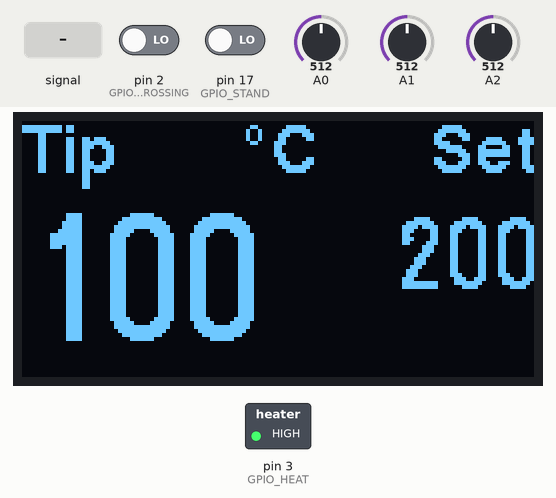
The sketch below on a simulated Arduino Uno, built with avr-gcc and run on an emulated ATmega328P. On the bench: 128×64 one-colour display, switched loads named in the sketch (green lamp = pin HIGH). The inputs (shaded band) are chosen by the test bench; at power-on: pin 2 (GPIO_ZEROCROSSING) LOW, A1 = 512, A0 = 512, A2 = 512, pin 17 (GPIO_STAND) LOW.

Above: at 1.2 s.
1.3 s: A1 fed a 200 Hz sine of ±81 counts around its level
At 1.37 s:
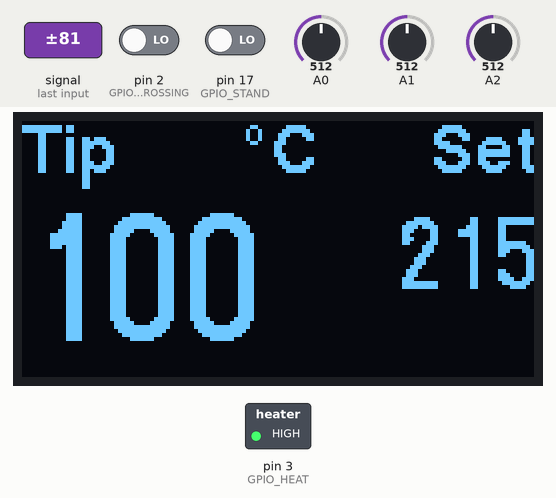
2.8 s: pin 2 (GPIO_ZEROCROSSING) driven HIGH
At 2.89 s:
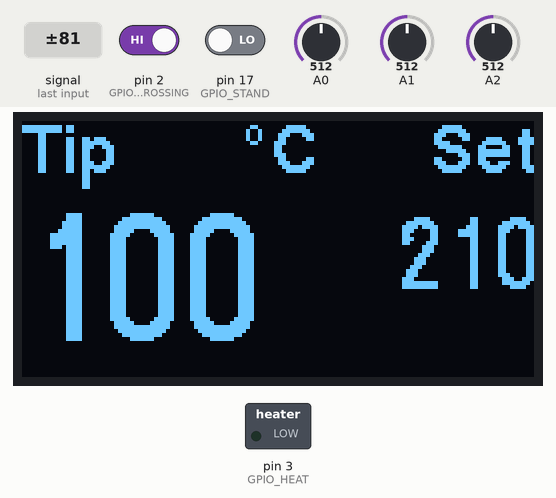
4.5 s: A1 set to 390
At 5.3 s:
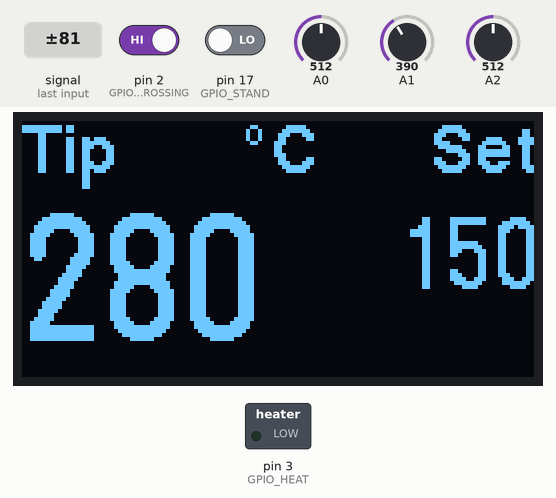
6.1 s: A1 set to 410
At 6.5 s:
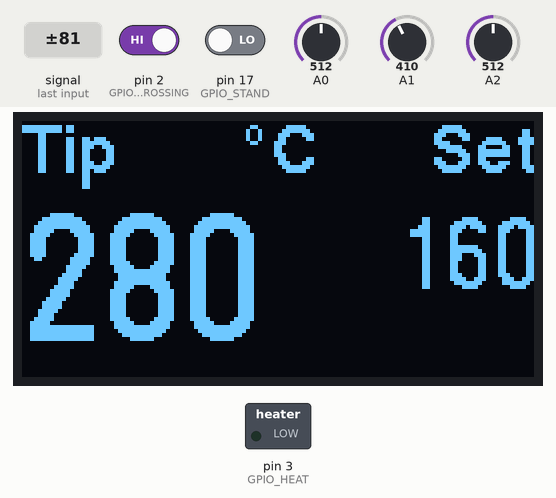
7.6 s: A1 set to 511
At 8.9 s:
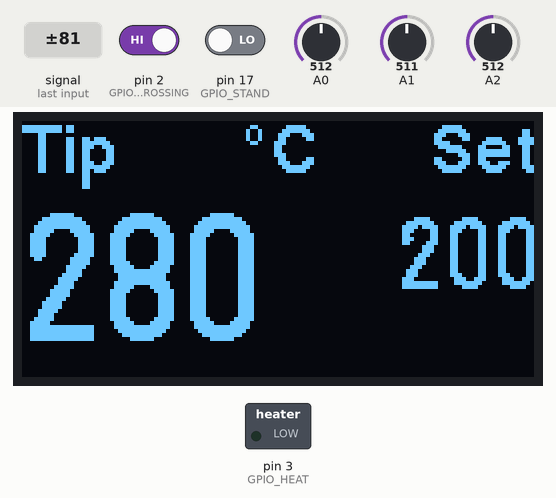
Timing chart, 0 to 10.1 s (numbered marks = the images above; inputs shaded):
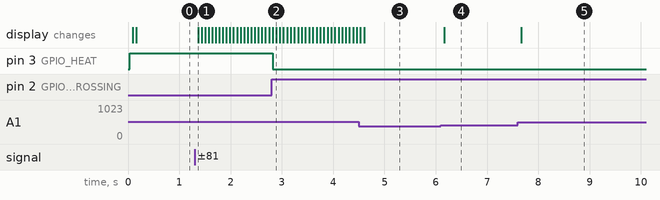

The sketch:

SolderingStation.ino
```cpp
/******************************
  Soldering-Iron Controller V0.2

  Firmware used to control a soldering iron.
  Designed to be used with Arduino Lilypad, Atmega328P

  Created: 2018-02-18
  Author: Håkan Gerner
*******************************/

#include <U8g2lib.h>
#include <U8x8lib.h>
#include <string.h>
#include <avr/io.h>
#include <avr/interrupt.h>
//#include <EEPROM.h>


/*----------CONFIG----------*/
U8G2_SH1106_128X64_NONAME_F_4W_HW_SPI u8g2(U8G2_R0, 10, 9, 8);

#define VCC					5						//VCC voltage
#define R1_RESISTANCE		100000					//OP-AMP circuit gain resistors
#define R2_RESISTANCE		270

/*------------TIMERS--------------*/
#define START_TIMER1		TCCR1B |= (1 << CS11)	//Prescaler 1/8
#define STOP_TIMER1			TCCR1B &= ~(1 << CS11)
#define START_TIMER2		TCCR2B |= _BV(CS22)		//Prescaler 1/64
#define STOP_TIMER2			TCCR2B &= ~_BV(CS22)

/*--------GPIO PORTS--------*/
#define GPIO_ZEROCROSSING	PD2						//D2
#define GPIO_HEAT			PD3						//D3
#define GPIO_STAND			PC3						//
/*--------------------------*/

/*-------ADC CHANNELS-------*/
#define ADC_CHANNELS_NUM	3
volatile uint16_t rawIronADC;						//ADC0
volatile uint16_t rawPotADC;						//ADC1
volatile uint16_t rawAmbientADC;					//ADC2

volatile uint16_t *ADC_CHANNELS[] = {&rawIronADC, &rawPotADC, &rawAmbientADC};
/*--------------------------*/

/*-------IDLE CONTROL-------*/
bool ironIsIdle = false;
bool ironInStand = false;
uint16_t ironIdleTimeoutInSec = 300;
uint16_t ironIdleTempInC = 180;
/*--------------------------*/

/*-------TEMP----------*/
uint16_t latestIronTemp = 0;
volatile int16_t mainCycles = 0;
const char tempStep = 5;						//Target temp steps
double Kp = 80.0;								//Gain of temperature feedback
char KpCompensation = 0;						//Compensation if target is not reached


/*Initialize registers*/
void TIMER1_Init()
{
	TCCR1A = 0;
	TCCR1B = 0;
	TCCR1A |= (1 << COM1A1);
	TCCR1B |= (1 << WGM12);
	OCR1A = 15350;								// COMPA at 20/16ths microseconds
	TCNT1 = 0;									// Clear the timer
	TIMSK1 |= (1 << OCIE1A);					// enable timer compare interrupt channel A:
}

void TIMER2_Init()
{
	TCCR2A = 0;
	TCCR2B = 0;
	TCCR2A |= (1 << COM2A1);
	TCCR2A |= (1 << WGM21);
	OCR2A = 150;								// 0.4ms (halv of 0.8ms zero-crossing time)
	TCNT2 = 0;									// Clear the timer
	TIMSK2 |= (1 << OCIE2A);					// enable timer compare interrupt channel A:
}

void ADC_Init(void)
{
	//Prescaler 128, (62,5kHz)
	ADCSRA |= ((0 << ADPS2) | (0 << ADPS1) | (1 << ADPS0));
	ADMUX |= (1 << REFS0);
	ADMUX |= (0 << REFS1);
	ADCSRA |= (1 << ADIE);
	ADCSRA |= (1 << ADATE);                    //Signal source, in this case is the free-running
	ADCSRA |= (1 << ADEN);                     //Power up the ADC
	ADCSRA |= (1 << ADSC);                     //Start converting
}

/* Zero-crossing interrupt pin init */
void INT_Init(void)
{
	EICRA |= (0 << ISC01) | (1 << ISC00);
	EIMSK |= (1 << INT0);
	EIFR |= (1 << INTF0);

	PCICR |= (1 << PCIE1);
	PCIFR |= (1 << PCIF1);
	PCMSK1 |= (1 << PCINT11);
}

float runningMedian(float M) {
    const uint8_t LENGTH = 5;
    static uint8_t index = 0;
    static int values[LENGTH];

    values[index] = M;
    index++;
    index = index % LENGTH;

    float temp;
    int i, j;
    // the following two loops sort the array x in ascending order
    for(i = 0; i < LENGTH - 1; i++) {
        for(j = i + 1; j < LENGTH; j++) {
            if(values[j] < values[i]) {
                // swap elements
                temp = values[i];
                values[i] = values[j];
                values[j] = temp;
            }
        }
    }

    if(LENGTH%2==0) {
        // if there is an even number of elements, return mean of the two elements in the middle
        return((values[LENGTH/2] + values[LENGTH/2 - 1]) / 2.0);
    } else {
        // else return the element in the middle
        return values[LENGTH/2];
    }
}

uint16_t getAmbientTempToC()
{
	uint16_t tempC = (1023 - rawAmbientADC) * 0.143 - 49;
	return tempC;
}

uint16_t getIronTempToC()
{
	uint16_t temp = round((runningMedian(((rawIronADC * (VCC / 1023.0)) / (1 + R1_RESISTANCE / R2_RESISTANCE)) * 37800 + getAmbientTempToC())));
	return temp;
}

uint16_t getTargetTempToC(uint16_t maxTemp = 400)
{
	uint16_t temp =  map(rawPotADC, 0, 1020, 0, floor(maxTemp / tempStep)) * tempStep;
	return temp;
}

/*
void updateScreen(char* desc, int16_t temp)
{
	char buf[10];
	snprintf(buf, 10, "%d%c%c", temp, '°', 'C');

	u8g2.clearBuffer();                         // Clear the internal memory
	u8g2.enableUTF8Print();
	u8g2.setFont(u8g2_font_mercutio_sc_nbp_tf); // Choose a suitable font
	u8g2.drawStr((128 - u8g2.getStrWidth(desc)) / 2, 10, desc);
	u8g2.setFont(u8g2_font_logisoso38_tf);     // Choose a suitable font
	u8g2.drawStr((128 - u8g2.getStrWidth(buf))/2, 60, buf);

	u8g2.sendBuffer();                          // Transfer internal memory to the display
}
*/

void updateScreen(int16_t tipTemp, int16_t targetTemp)
{
	char buf[2][10];
	snprintf (buf[0], 10, "%d", tipTemp);
	snprintf (buf[1], 10, "%d", targetTemp);

	u8g2.clearBuffer();                         // Clear the internal memory
	u8g2.enableUTF8Print();
	u8g2.setFont(u8g2_font_helvB12_tf); // Choose a suitable font

	u8g2.drawStr(128 - u8g2.getStrWidth("Set"), 13, "Set");
	u8g2.drawStr(0, 13, "Tip");

	char tempUnit[5];
	snprintf(tempUnit, 5, "%c%c", '°', 'C');

	u8g2.drawStr((128 - u8g2.getStrWidth(tempUnit)) / 2, 13, tempUnit);

	u8g2.setFont(u8g2_font_logisoso32_tf);     // Choose a suitable font
	u8g2.drawStr(0, 55, buf[0]);
	u8g2.setFont(u8g2_font_logisoso18_tf);
	u8g2.drawStr(128 - u8g2.getStrWidth(buf[1]), 42, buf[1]);

	u8g2.sendBuffer();                          // Transfer internal memory to the display
}


/* ADC ISR - Read ADC-channels */
ISR(ADC_vect) // ADC Interrupt enable
{
	#define adcIsrDelay					1

	static uint8_t isrDelay = 0;
	static uint8_t ADC_channel = 0;

	if (isrDelay > 0)                         //Let ADC stabilize
		--isrDelay;
	else
	{
		*ADC_CHANNELS[ADC_channel] = ADCW;
		if (++ADC_channel >= ADC_CHANNELS_NUM)
			ADC_channel = 0;						//Begin from channel 0

		ADMUX = (ADMUX &  0xF0) | ADC_channel;  //Select ADC Channel
		ADCSRA |= (1 << ADSC);                  //Start Conversions
		isrDelay = adcIsrDelay;
	}
}

/* Zero crossing interrupt */
ISR(INT0_vect)
{
	if (PIND & (1 << GPIO_ZEROCROSSING))
	{
		if (mainCycles <= 0) {
			PORTD &= ~(1 << GPIO_HEAT);
			START_TIMER1;							//Let currents stabilize before temp-measurement
		}
		else {
			if (latestIronTemp < getTargetTempToC())
			{
				PORTD |= (1 << GPIO_HEAT);
				//START_TIMER2;
			}
		}
		mainCycles--;
	}
}


/* Tweak the zero-crossing to trigger at the right point */
ISR(TIMER2_COMPA_vect)
{
	PORTD |= (1 << GPIO_HEAT);
	STOP_TIMER2;
}


/* Temp-measurement timer */
ISR(TIMER1_COMPA_vect)
{
	latestIronTemp = getIronTempToC();
	double nextMeasurement = ((double(getTargetTempToC() + KpCompensation) - double(latestIronTemp))/(double(getTargetTempToC()) + double(latestIronTemp))) * Kp;
	mainCycles = floor(nextMeasurement);

	STOP_TIMER1;
}


/* Iron stand change interrupt */
ISR(PCINT1_vect) //Iron stand sensor interrupt, On change
{
	if (PINC & (0 << GPIO_STAND))
	{
		ironInStand = false;
	}
	else
	{
		ironInStand = true;
	}
}

void setup() {
	cli();

	/* Initialize registers and interrupts */
	ADC_Init();
	INT_Init();
	TIMER1_Init();
	TIMER2_Init();

	/* Set heat pin to output */
	DDRD |= (1 << GPIO_HEAT);

	/* Initialize display */
	u8g2.begin();

	/* Fill runningMedian array with current temp */
	for (int i = 0; i < 5; i++)
		getIronTempToC();

	sei();

}


void loop() {
	static uint16_t lastTipTemp = 0, lastTargetTemp = 0;
	uint16_t tipTemp = latestIronTemp, targetTemp = getTargetTempToC();

	tipTemp = ((tipTemp+5)/5) * 5;

	if (abs(tipTemp - lastTipTemp) > 0 || abs(targetTemp - lastTargetTemp > 0))
	{
		noInterrupts();
		updateScreen(tipTemp, targetTemp);
		lastTipTemp = tipTemp;
		lastTargetTemp = targetTemp;
		interrupts();
	}
}
```

Measured:
- after the input at 1.3 s, the display: changes after 0.07 s (image 1)
- after the input at 2.8 s, pin 3 (GPIO_HEAT): HIGH → LOW at once
- after the input at 6.1 s, the display: changes after 0.07 s (image 4)
- after the input at 7.6 s, the display: changes after 0.07 s (image 5)
